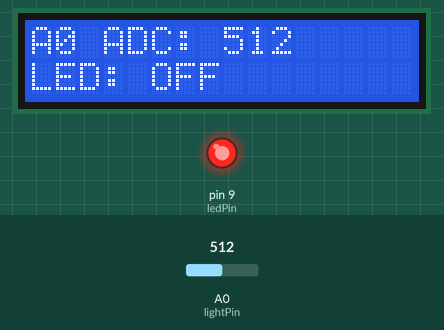
Bench run of a program on a simulated Arduino Uno, built with avr-gcc and run on an emulated ATmega328P. Shown: 16×2 character LCD, output pins drawn as LEDs (lit = HIGH). The inputs (shaded band) are chosen by the test bench; at power-on: A0 (lightPin) = 512. What the program prints to the serial monitor is not drawn.

Above: at 1.2 s.
1.3 s: A0 (lightPin) set to 583
At 3.0 s:
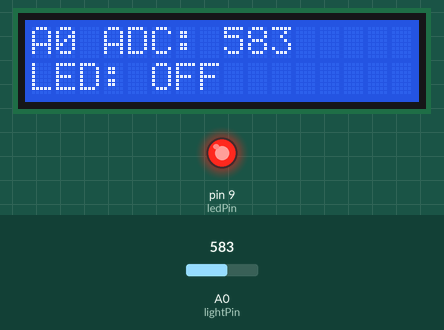
3.5 s: A0 (lightPin) set to 618
At 4.5 s:
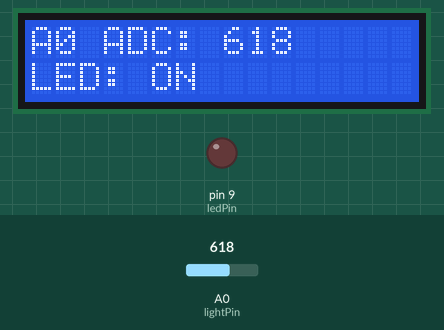
5.5 s: A0 (lightPin) set to 459
At 7.2 s:
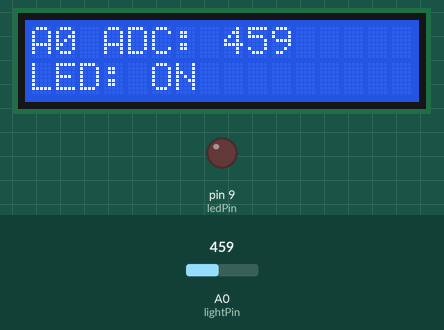
7.5 s: A0 (lightPin) set to 441
At 7.9 s:
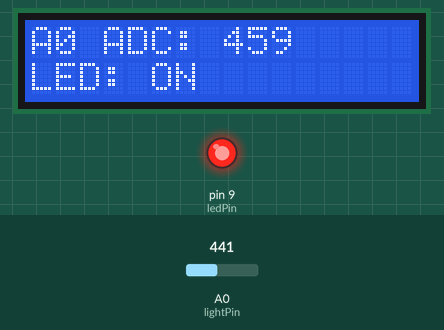
Timing chart, 0 to 10.5 s (numbered marks = the images above; inputs shaded):
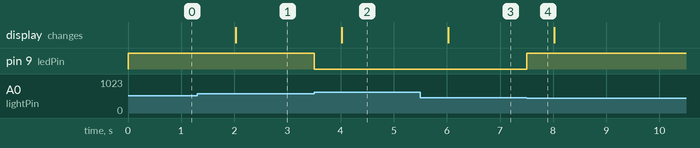

Measured:
- the behaviour switches between 599 and 600 on A0 (lightPin) (found by bisection; images 1 and 2)
- the behaviour switches between 451 and 450 on A0 (lightPin) (found by bisection; images 3 and 4)
- after the input at 1.3 s, the display: changes after 0.72 s (image 1)
- after the input at 3.5 s, pin 9 (ledPin): HIGH → LOW at once; the display: changes after 0.52 s (image 2)
- after the input at 5.5 s, the display: changes after 0.52 s (image 3)
- after the input at 7.5 s, pin 9 (ledPin): LOW → HIGH at once

The program:

main.cpp
```cpp
#include <Arduino.h>
#include <Wire.h>
#include <LiquidCrystal_I2C.h>

// 0x27 是仿真屏幕的 I2C 地址，16 列，2 行。
LiquidCrystal_I2C lcd(0x27, 16, 2);

const int lightPin = A0;
const int ledPin = 9;

// 这块光敏模块：环境越暗，ADC 读数越大。
const int turnOnAt = 600;
const int turnOffAt = 450;
const unsigned long sampleInterval = 100;
const unsigned long reportInterval = 1000;

bool ledOn = false;
int lightRaw = 0;
unsigned long lastSample = 0;
unsigned long lastReport = 0;

void updateNightLight() {
  lightRaw = analogRead(lightPin);

  if (!ledOn && lightRaw >= turnOnAt) {
    ledOn = true;
    digitalWrite(ledPin, LOW);
  } else if (ledOn && lightRaw <= turnOffAt) {
    ledOn = false;
    digitalWrite(ledPin, HIGH);
  }
  // 450 和 600 之间不改变灯的状态。
}

void printStatus() {
  Serial.print(F("A0 ADC: "));
  Serial.print(lightRaw);
  Serial.print(F(" | LED: "));
  Serial.println(ledOn ? F("ON") : F("OFF"));
}

void updateDisplay() {
  lcd.setCursor(0, 0);
  lcd.print(F("A0 ADC: "));
  lcd.print(lightRaw);
  lcd.print(F("    ")); // 覆盖从四位数变短时留下的字符

  lcd.setCursor(0, 1);
  lcd.print(F("LED: "));
  lcd.print(ledOn ? F("ON ") : F("OFF"));
}

void setup() {
  digitalWrite(ledPin, HIGH);
  pinMode(ledPin, OUTPUT);
  pinMode(lightPin, INPUT);
  Serial.begin(9600);
  lcd.init();
  lcd.backlight();
  Serial.println(F("Night light: on >= 600, off <= 450"));
  updateNightLight();
  printStatus();
  updateDisplay();
}

void loop() {
  unsigned long now = millis();
  if (now - lastSample >= sampleInterval) {
    lastSample = now;
    updateNightLight();
  }
  if (now - lastReport >= reportInterval) {
    lastReport = now;
    printStatus();
    updateDisplay();
  }
}
```
